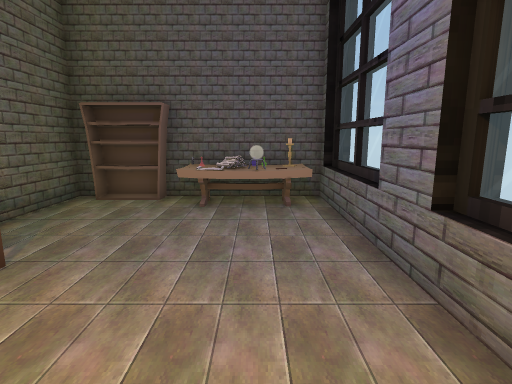
[1] (above)

12 first-person views from a walk through a Unity game level. The camera is 1.5 m above the floor, tilts 10° down and sees 80° across. The floor is counted in squares, 1 m on a side. Each view is taken from the middle of a square. On the plan, view 1 faces up. The plan holds only what a view shows up to about 15 squares ahead; the rest is blank. The place goes on beyond the plan. The player is left out.

[2]
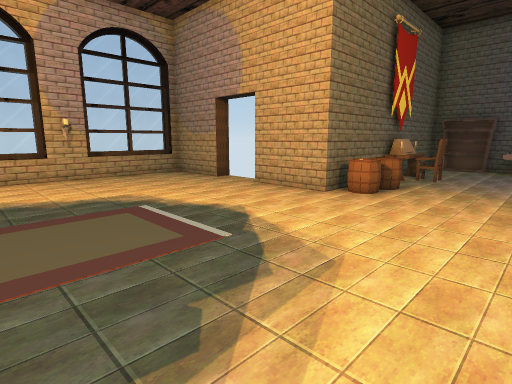

[3]
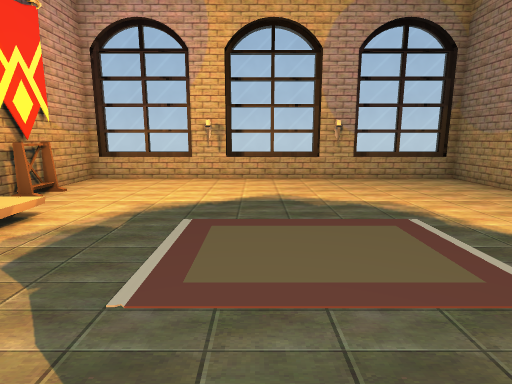

[4]
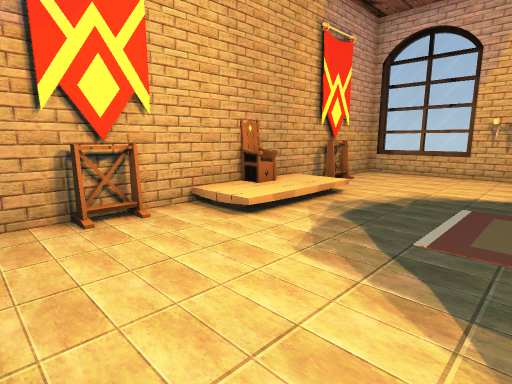

[5]
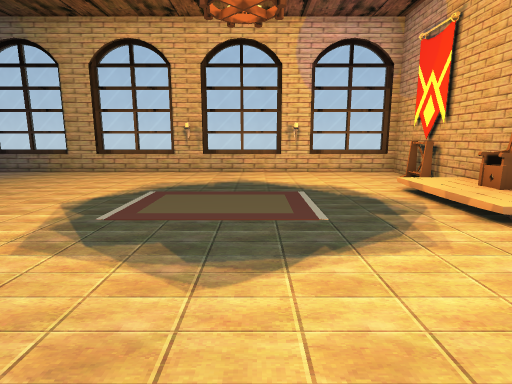

[6]
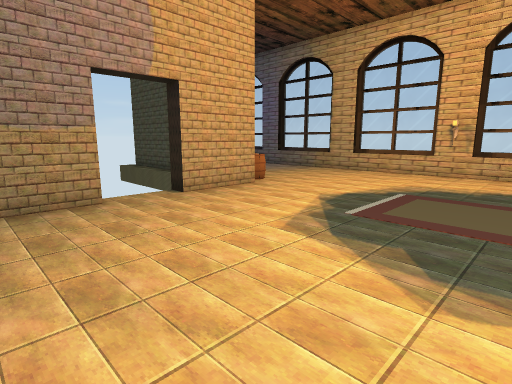

[7]
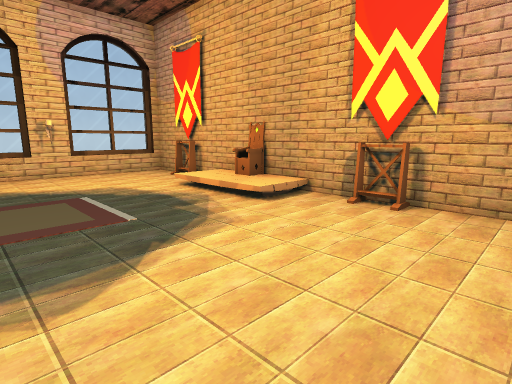

[8]
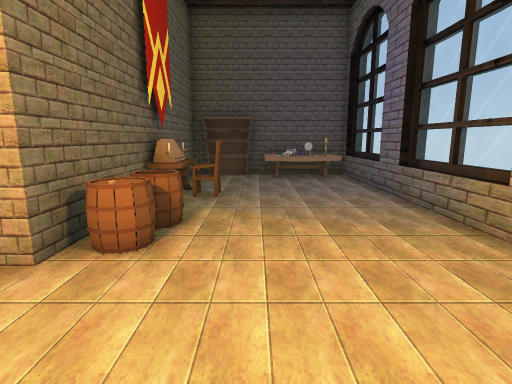

[9]
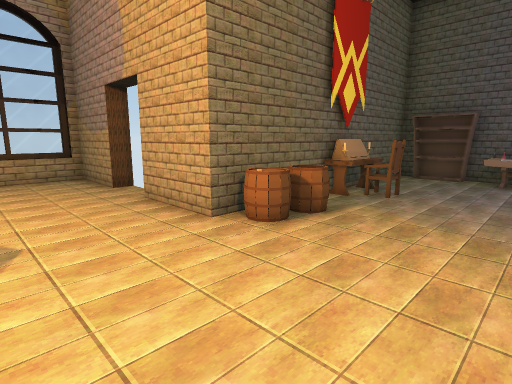

[10]
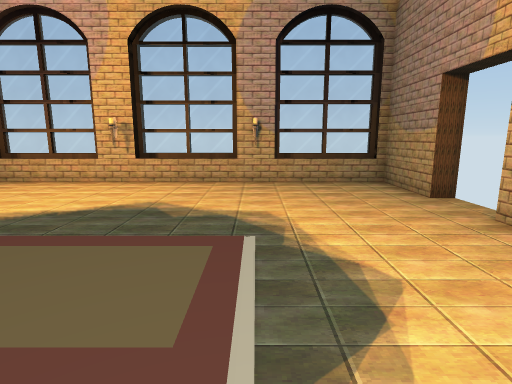

[11]
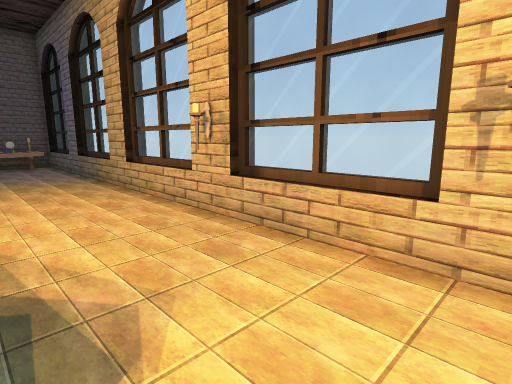

[12]
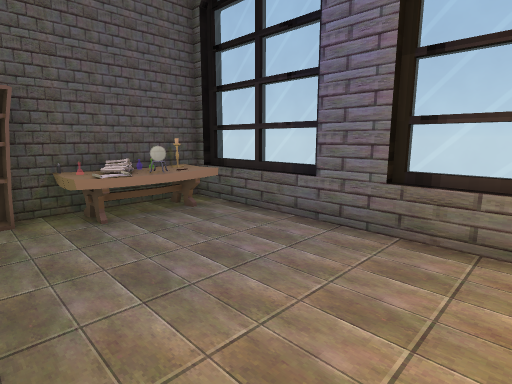

### Floor plan
Key: @ floor where view 1 was taken; # wall or solid block; . main floor; : floor 0.25 m higher than the main floor; / step, stairs or slope; = window, fence, low wall or low ledge; O other object.
Columns run from 13 left of view 1 to 2 right of it. Each row starts with its distance up from view 1.
  8         ##OO# ##
  7         #...OOO#
  6         #......=
  5         #......=
  4         OO.....#
  3         OOO....#
  2         OO.....=
  1         #O.....=
  0         #O...@.=
 -1 ####  ###O.....#
 -2 #..............#
 -3 =..............=
 -4 =..............=
 -5 =..............=
 -6 #..............#
 -7 =..............=
 -8 =..............=
 -9 =..............=
-10 #..............#
-11 #..............#
-12 =..............=
-13 =...../////....=
-14 =...O./:::/....=
-15 ########O###O###

Positions as (right, up) in squares from view 1, and headings:
1: (0, 0), facing up
2: (0, -9), facing up-left
3: (-1, -9), facing left
4: (1, -9), facing down-left
5: (-12, -9), facing right
6: (-12, -9), facing up-right
7: (-12, -8), facing down-right
8: (-2, -5), facing up
9: (0, -5), facing up-left
10: (-2, -6), facing left
11: (-2, -11), facing up-right
12: (-3, 1), facing up-right
